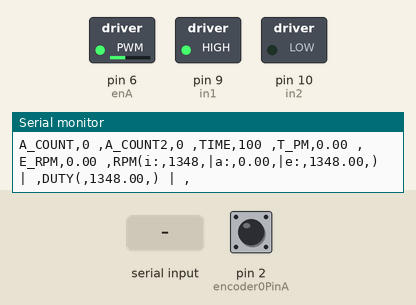
Bench run of a sketch on a simulated Arduino Uno, built with avr-gcc and run on an emulated ATmega328P. Shown: switched loads named in the sketch (green lamp = pin HIGH), the last lines printed to the serial monitor. Inputs (shaded band) come from the test bench; at power-on: pin 2 (encoder0PinA) HIGH.

Above: at 1.2 s.
1.3 s: "90,45\n" received over Serial
At 1.48 s:
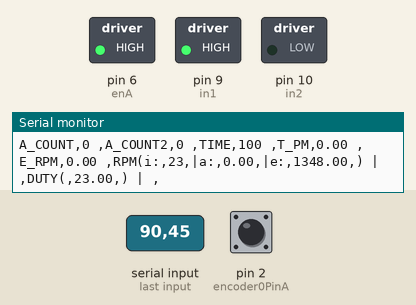
3.1 s: "5\n" received over Serial
At 4.0 s:
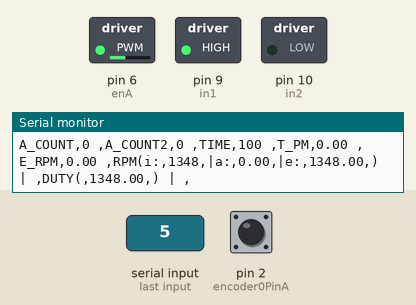
7.9 s: "30,150\n" received over Serial
At 8.04 s:
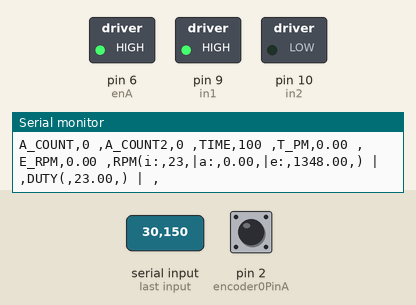
Timing chart, 0 to 10.9 s (numbered marks = the images above; inputs shaded):
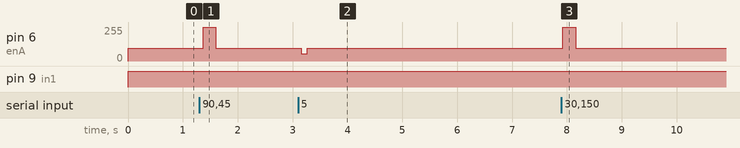

Measured:
- after the input at 1.3 s, pin 6 (enA): 97/255 → 255/255 after 0.07 s, → 97/255 0.23 s later
- after the input at 3.1 s, pin 6 (enA): 97/255 → 55/255 after 0.05 s, → 97/255 0.11 s later
- after the input at 7.9 s, pin 6 (enA): 97/255 → 255/255 at once, → 97/255 0.23 s later

The sketch:

plan_f.ino
```cpp
/*
TODO:
  PID Function - https://www.youtube.com/watch?v=CgJROEmC914
A Timer Speed Callback - https://playground.arduino.cc/Code/Timer/
J Combine Inputs
  Setup Gazebo Simulation - http://gazebosim.org/tutorials?cat=build_robot
  Layout Points for Essay

  sudo chmod a+rw /dev/ttyACM0
  368.763:1 gear ratio
*/


#include <timer.h>
#define ENC_COUNT_REV 4425.156


//timer
auto timer = timer_create_default(); // create a timer with default settings

//PINS
const int encoder0PinA = 2; //Channel A
const int encoder0PinB = 3; //Channel B
const int enA = 6;  //PWM
const int in1 = 9;  //DIR1
const int in2 = 10; //DIR2

//Global Variables
volatile long encoder0Pos = 0;

//Timer Values
const unsigned int TIMER_RATE = 100;


//BRANCH: Input
int input() {

	String inString = "";
	while (Serial.available() > 0) { //While serial connection exists

		int inChar = Serial.read(); //Read char

		if (isDigit(inChar))
		{ //If char isnum
			inString += (char)inChar;
		}
    else if (inChar == 45)
    { //If char is '-'
      inString += (char)inChar;
    }
    else if (inChar == 46)
    { //If char is '.'
      inString += (char)inChar;
      //TODO: Check what happens for input "14."
    }
		else
		{
      //Convert to float, handle edge cases, return value.
      float output = inString.toFloat();
      if (output > 23) {
        output = 23;
      }
      else if (output < -23) {
        output = -23;
		  }
			return output;
		}
	}
}


//BRANCH: Feedback
//rpm calculations----------------------------------
volatile long A_count_per_ms = 0; //Encoder triggers/ms
volatile long A_count_per_ms2 = 0; //Encoder triggers/ms
float triggers_pm = 0;
float encoder_rpm = 0;
float actual_rpm = 0;

//Track timings of recent Interrupts
unsigned int update_buffer_ms = 200;
unsigned long A_button_time = 0;
unsigned long A_last_button_time = 0;
bool actual_polarity = 0;


bool Calculate_Actual_RPM(void *){

//scaling in 12.5's

  triggers_pm = (A_count_per_ms*(1000/TIMER_RATE))*60;
  encoder_rpm = (triggers_pm/12);
  actual_rpm =  encoder_rpm / 368.763;

  if (actual_polarity) {
    actual_rpm = -actual_rpm;
  }

  A_count_per_ms2 = A_count_per_ms;
  A_count_per_ms = 0;


  return true; // keep timer active? true
}


//https://github.com/contrem/arduino-timer
//Called by the Interrupt for A_Rising
void A_Channel_Incrementor(){
  A_button_time = micros();//millis() //millisecconds

  //check to see if increment() was called in the last 100 microseconds 3/1000000 seconds
  if (A_button_time - A_last_button_time > update_buffer_ms)//may need to change //10,000 rpm max //TODO: Convert 100 to const thinggy
  {
    A_count_per_ms++;
    A_last_button_time = A_button_time;
  }


  //On falling edge of channel A, use the state of B to determine direction.
  if (digitalRead(encoder0PinB)) {
    actual_polarity = 0; //0 defines clockwise
  }
  else {
    actual_polarity = 1;
  }

}


// Encoder output to Arduino Interrupt pin 2 and 3
// A - - A A - - A
// B B - - B B - -
//
//// Update motor position
//int newposition = 0;
//int oldposition;
//int newtime = 0;
//int oldtime;
//
//// Calculate speed
//float Speed_Calculation() {
//	newposition = encoder0Pos;
//	newtime = millis();
//
//	float position_difference =(float)(newposition - oldposition);
//	//Serial.print ("P_Dif(" + String(position_difference) + ") | ");
//
//	float time_difference = (float)(newtime - oldtime);
//	//Serial.print ("T_Dif(" + String(time_difference ) + ") | ");
//
//	float interupts_per_sec = (float)((position_difference * 1000)/time_difference);
//	//Serial.print ("IPS(" + String(interupts_per_sec) + ") | ");
//
//	float interupts_per_min = (float) interupts_per_sec * 60;
//	//Serial.print ("IPM(" + String(interupts_per_min) + ") | ");
//
//	float actual_rpm = (float)interupts_per_min / ENC_COUNT_REV;
//	//Serial.print ("ACT(" + String(actual_rpm) + ") | ");
//
//	oldposition = newposition;
//	oldtime = newtime;
//
//	return actual_rpm;
//}


//BRANCH: Merged

//Calculate the rpm error
int previous_ideal_rpm;
float Error_Node(float ideal_rpm, float actual_rpm) {
	int rpm_error = previous_ideal_rpm - actual_rpm;
	previous_ideal_rpm = ideal_rpm;
	return rpm_error;
}


//Calculate PID Error
int pk = 1;
int ik = 1;
int dk = 1;
float PID_Controller(float ideal, float error) {

	//elapsed_time = newtime - oldtime;
	//cumulative_error += ErrorRPM * elapsedTime;
	//rateError = (ErrorRPM - last_ErrorRPM)/elapsedTime;

	return pk * ideal;// + ik * cumulative_error + dk * rateError;
}


//Enable motor
void Engine_Controller(int duty) {

	if (duty < 0) { //True if CLOCKWISE
		digitalWrite(in1, LOW);
		digitalWrite(in2, HIGH);
	}
	else {
		digitalWrite(in1, HIGH);
		digitalWrite(in2, LOW);
	}

	// Set speed to X out of possible range [~127-255]
	int motor_pwm = map(abs(duty), 0, 23, 0, 255);
	analogWrite(enA, motor_pwm);
}


void setup(){
  attachInterrupt(digitalPinToInterrupt(encoder0PinA), A_Channel_Incrementor, FALLING);
  timer.every(TIMER_RATE, Calculate_Actual_RPM);//100 mills
	pinMode(enA, OUTPUT);
	pinMode(in1, OUTPUT);
	pinMode(in2, OUTPUT);
	Serial.begin (9600);
	Serial.println("start");

  //attachInterrupt(0, doEncoder, RISING); //check if this is doing anything as nothing is attached to pin interrupt pin 0
  //pinMode(directionSwitch, INPUT);
  //pinMode(encoder0PinA, INPUT_PULLUP);
  //pinMode(encoder0PinB, INPUT_PULLUP);
}

void loop() {
	timer.tick();

	//BRANCH: Input
	int ideal_rpm = input();


	//BRANCH: Feedback
	//float actual_rpm = Speed_Calculation(); //Moved assignment to the top of the script


	//BRANCH: Merged
	float error_rpm = Error_Node(ideal_rpm, actual_rpm);
	float duty = PID_Controller(ideal_rpm, error_rpm); //global: [pk, ik, dk]


	Engine_Controller(ideal_rpm);


  Serial.print ("A_COUNT," + String(A_count_per_ms) + " ,");
  Serial.print ("A_COUNT2," + String(A_count_per_ms2) + " ,");
  Serial.print ("TIME," + String(TIMER_RATE) + " ,");
  Serial.print ("T_PM," + String(triggers_pm) + " ,");

  Serial.print ("E_RPM," + String(encoder_rpm) + " ,");
	Serial.print ("RPM(i:," + String(ideal_rpm) + ",|a:," + String(actual_rpm) + ",|e:," + String(error_rpm) + ",) | ,");
	Serial.print ("DUTY(," + String(duty) + ",) | ,");
	Serial.println();

}
```
